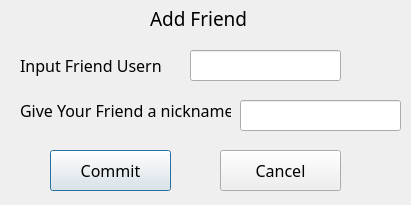
<?xml version="1.0" encoding="UTF-8"?>
<ui version="4.0">
 <class>AddFriend</class>
 <widget class="QDialog" name="AddFriend">
  <property name="geometry">
   <rect>
    <x>0</x>
    <y>0</y>
    <width>411</width>
    <height>205</height>
   </rect>
  </property>
  <property name="font">
   <font>
    <family>AlArabiya</family>
    <pointsize>12</pointsize>
   </font>
  </property>
  <property name="windowTitle">
   <string>Add Friend</string>
  </property>
  <widget class="QLabel" name="label">
   <property name="geometry">
    <rect>
     <x>20</x>
     <y>50</y>
     <width>141</width>
     <height>31</height>
    </rect>
   </property>
   <property name="font">
    <font>
     <family>AlArabiya</family>
     <pointsize>12</pointsize>
    </font>
   </property>
   <property name="text">
    <string>Input Friend Userno</string>
   </property>
  </widget>
  <widget class="QLabel" name="label_2">
   <property name="geometry">
    <rect>
     <x>20</x>
     <y>100</y>
     <width>211</width>
     <height>21</height>
    </rect>
   </property>
   <property name="text">
    <string>Give Your Friend a nickname</string>
   </property>
  </widget>
  <widget class="QLineEdit" name="lineEditUserno">
   <property name="geometry">
    <rect>
     <x>190</x>
     <y>50</y>
     <width>151</width>
     <height>31</height>
    </rect>
   </property>
   <property name="maxLength">
    <number>6</number>
   </property>
  </widget>
  <widget class="QLineEdit" name="lineEditNickname">
   <property name="geometry">
    <rect>
     <x>240</x>
     <y>100</y>
     <width>161</width>
     <height>31</height>
    </rect>
   </property>
   <property name="maxLength">
    <number>64</number>
   </property>
  </widget>
  <widget class="QPushButton" name="pushButtonOk">
   <property name="geometry">
    <rect>
     <x>50</x>
     <y>150</y>
     <width>121</width>
     <height>41</height>
    </rect>
   </property>
   <property name="text">
    <string>Commit</string>
   </property>
  </widget>
  <widget class="QPushButton" name="pushButtonCancel">
   <property name="geometry">
    <rect>
     <x>220</x>
     <y>150</y>
     <width>121</width>
     <height>41</height>
    </rect>
   </property>
   <property name="text">
    <string>Cancel</string>
   </property>
  </widget>
  <widget class="QLabel" name="label_3">
   <property name="geometry">
    <rect>
     <x>150</x>
     <y>10</y>
     <width>101</width>
     <height>16</height>
    </rect>
   </property>
   <property name="font">
    <font>
     <pointsize>14</pointsize>
    </font>
   </property>
   <property name="text">
    <string>Add Friend</string>
   </property>
  </widget>
 </widget>
 <resources/>
 <connections/>
</ui>
